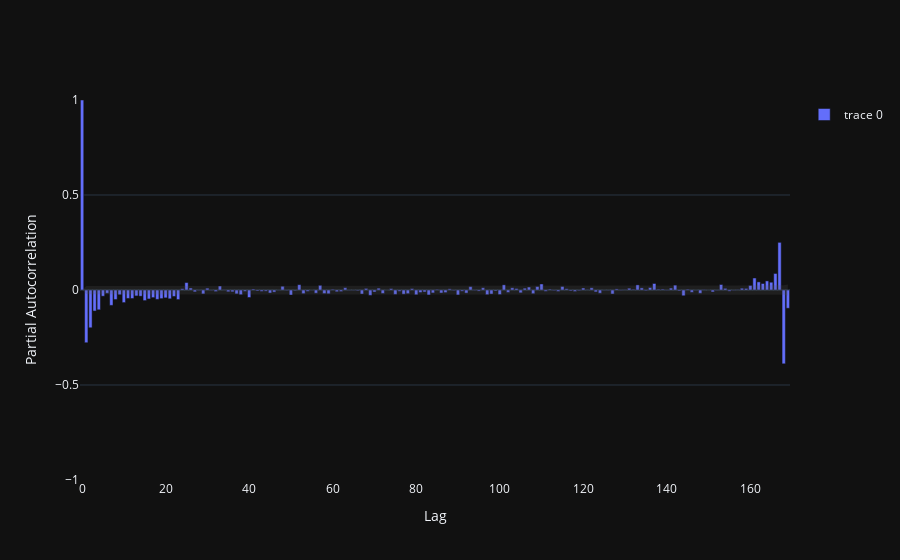

The cell this chart's notebook holds for it:
### Code cell
pacf_values, pacf_conf = pacf(con_df['Seasonal 1dif'].dropna(), nlags=169, alpha=0.05)

for i in range(len(pacf_values)):
    pacf_conf[i] = pacf_conf[i] - pacf_values[i]

pacf_conf = pd.DataFrame(pacf_conf, columns=['Upper', 'Lower'])

fig = go.Figure(go.Bar(
    y = pacf_values
))

fig.add_trace(go.Scatter(
    x = list(pacf_conf.index) + list(pacf_conf.index[::-1]),
    y = list(acf_conf['Upper']) + list(acf_conf['Lower'][::-1]),
    fill='toself',
    fillcolor='rgba(84,84,84,0.2)',
    line=dict(color='rgba(255,255,255,0)'),
    hoverinfo="skip",
    showlegend=False
))

fig.update_yaxes(title="Partial Autocorrelation", range=[-1, 1])
fig.update_xaxes(title="Lag")

fig.show()

### Figure 1 — Plotly figure (JSON) as saved in the notebook; plotly's stock layout.template omitted (floating-point values rounded to 4 significant figures; data arrays with more than 128 entries replaced by an {"elided": "..."} marker saying what was removed)
{"data": [{"y": {"elided": "170 float values"}, "type": "bar"}, {"fill": "toself", "fillcolor": "rgba(84,84,84,0.2)", "hoverinfo": "skip", "line": {"color": "rgba(255,255,255,0)"}, "showlegend": false, "x": {"elided": "340 int values"}, "y": {"elided": "340 float values"}, "type": "scatter"}], "layout": {"yaxis": {"title": {"text": "Partial Autocorrelation"}, "range": [-1, 1]}, "xaxis": {"title": {"text": "Lag"}}}}
